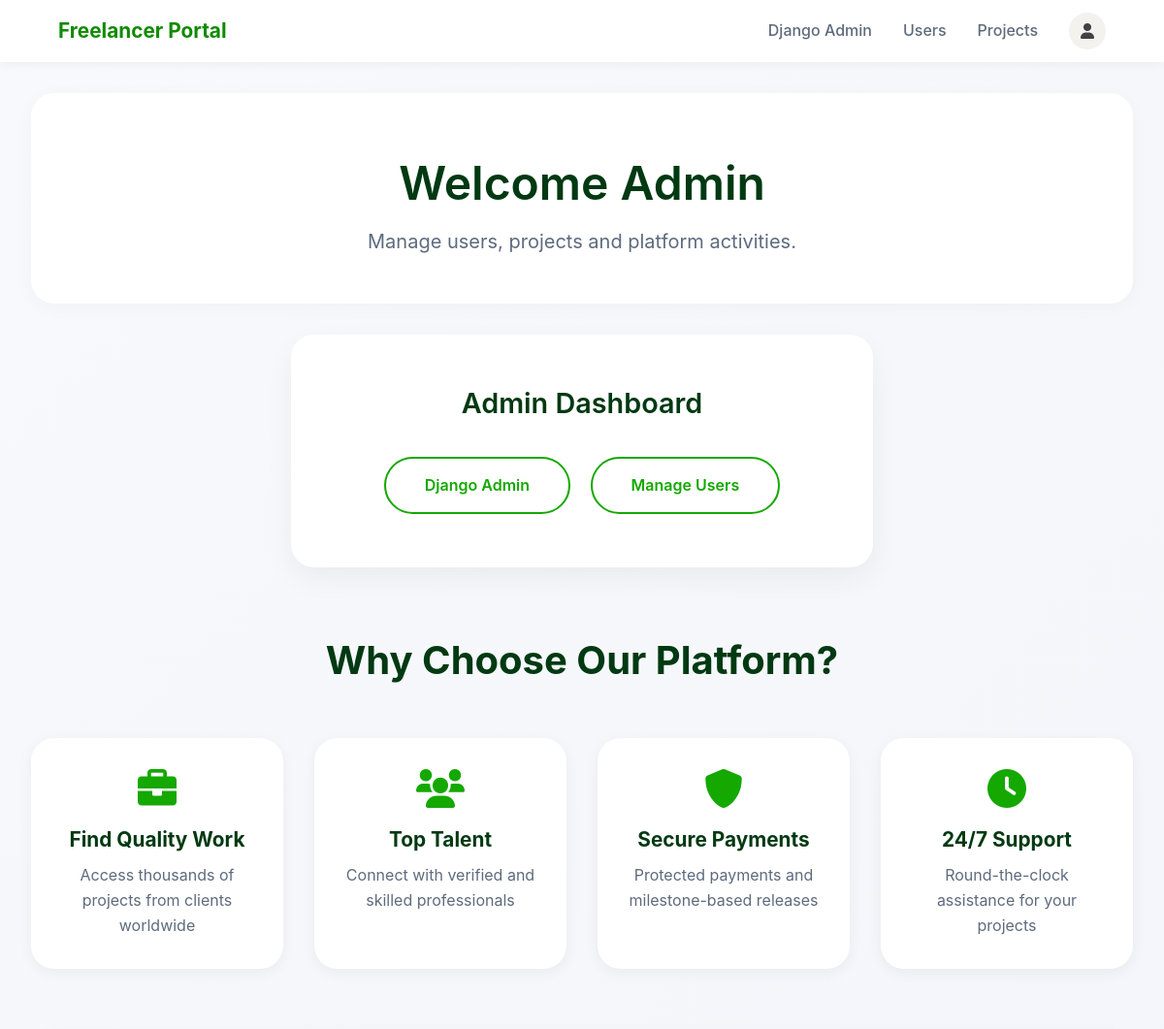
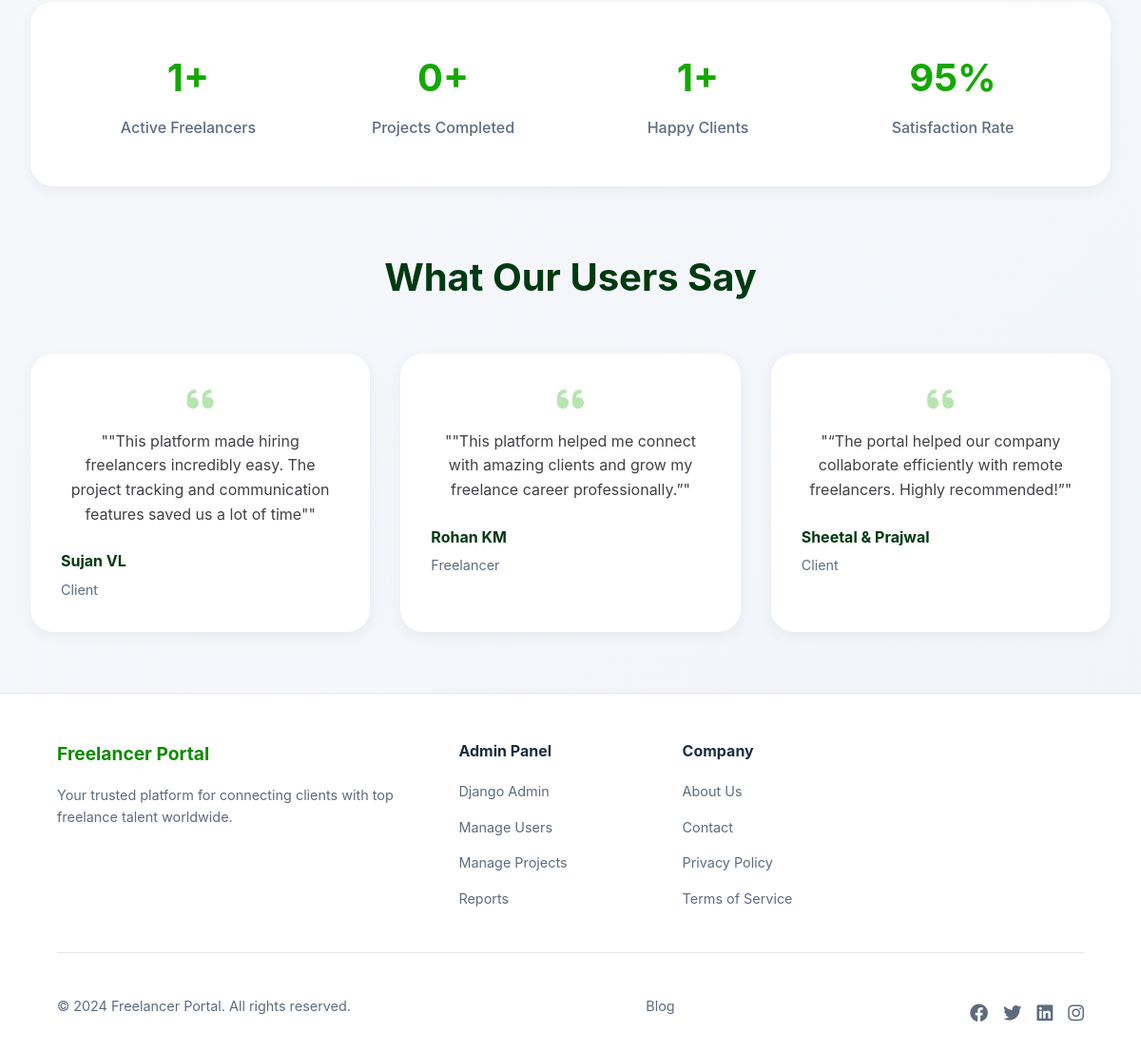
Screenshot of / (signed in) with the database file from the repository (2 pictures, top to bottom).
### accounts/models.py (models this page shows, shortened)
class Testimonial(models.Model):
    ROLE_CHOICES = (
        ("Client", "Client"),
        ("Freelancer", "Freelancer"),
    )
    name = models.CharField(max_length=100)
    role = models.CharField(max_length=20, choices=ROLE_CHOICES)
    message = models.TextField()

### freelancer_portal/views.py (the view)
# urls.py: 2. Add a URL to urlpatterns:  path('', views.home, name='home')
def home(request):
    testimonials = Testimonial.objects.all()
    freelancers_count = User.objects.filter(role="freelancer").count()
    clients_count = User.objects.filter(role="client").count()
    projects_count = Project.objects.count()
    context = {
        "testimonials": testimonials,
        "total_count": freelancers_count,
        "clients_count": clients_count,
        "projects_count": projects_count,
    }
    if request.user.is_authenticated:
        context["role"] = request.user.role
    else:
        context["role"] = "public"
    return render(request, "home/index.html", context)

### templates/home/index.html (shortened to what this page needs)
{% load static %}
<!DOCTYPE html>
<html>
<head>
    <link rel="stylesheet"
    href="https://cdnjs.cloudflare.com/ajax/libs/font-awesome/6.0.0/css/all.min.css">
    <link rel="stylesheet" href="{% static 'home/home.css' %}">
</head>
<body>
{% include 'includes/header.html' %}
<main>
<section class="container">
<div class="hero">
{% if request.user.is_authenticated %}
    {% if request.user.is_superuser %}
        <h1>Welcome Admin</h1>
        <p>Manage users, projects and platform activities.</p>
    {% elif request.user.role == "client" %}
        <h1>Hire Skilled Freelancers</h1>
        <p>Post projects and connect with talented professionals.</p>
    {% elif request.user.role == "freelancer" %}
        <h1>Find Freelance Projects</h1>
        <p>Discover projects and grow your freelance career.</p>
    {% endif %}
{% else %}
    <h1>Welcome to Freelancer Hiring Portal</h1>
    <p>Connect Clients with Skilled Freelancers Easily</p>
{% endif %}
</div>
{% if request.user.is_authenticated %}
    {% if request.user.is_superuser %}
    <div class="dashboard-box">
        <h3>Admin Dashboard</h3>
        <a href="/admin/" class="btn">
            Django Admin
        </a>
        <a href="{% url 'admin_users' %}" class="btn">
            Manage Users
        </a>
    </div>
    {% endif %}
{% else %}
<div class="selection-box">
    <a href="{% url 'select_role' %}" class="btn">
        Join To Become a Freelancer
    </a>
</div>
{% endif %}
<div class="features-section">
<h2>Why Choose Our Platform?</h2>
<div class="features-grid">
<div class="feature-card">
<i class="fas fa-briefcase"></i>
<h3>Find Quality Work</h3>
<p>Access thousands of projects from clients worldwide</p>
</div>
<div class="feature-card">
<i class="fas fa-users"></i>
<h3>Top Talent</h3>
<p>Connect with verified and skilled professionals</p>
</div>
<div class="feature-card">
<i class="fas fa-shield-alt"></i>
<h3>Secure Payments</h3>
<p>Protected payments and milestone-based releases</p>
</div>
<div class="feature-card">
<i class="fas fa-clock"></i>
<h3>24/7 Support</h3>
<p>Round-the-clock assistance for your projects</p>
</div>
</div>
</div>
<div class="stats-section">
  <div class="stat-item">
    <h3>{{ total_count }}+</h3>
    <p>Active Freelancers</p>
  </div>
  <div class="stat-item">
    <h3>{{ projects_count }}+</h3>
    <p>Projects Completed</p>
  </div>
  <div class="stat-item">
    <h3>{{ clients_count }}+</h3>
    <p>Happy Clients</p>
  </div>
  <div class="stat-item">
    <h3>95%</h3>
    <p>Satisfaction Rate</p>
  </div>
</div>
<div class="testimonials-section">
<h2>What Our Users Say</h2>
<div class="testimonials-grid">
    {% for testimonial in testimonials %}
    <div class="testimonial-card">
        <i class="fas fa-quote-left"></i>
        <p>"{{ testimonial.message }}"</p>
        <div class="testimonial-author">
            <strong>{{ testimonial.name }}</strong>
            <span>{{ testimonial.role }}</span>
        </div>
    </div>
    {% endfor %}
</div>
</div>
</section>
</main>
{% include 'includes/footer.html' %}
</body>
</html>

### static/home/home.css (style rules this page uses)
* { margin: 0; padding: 0; box-sizing: border-box; }
body { font-family: -apple-system, BlinkMacSystemFont, 'Segoe UI', Roboto, 'Helvetica Neue', Arial, sans-serif; line-height: 1.6; color: #404145; background: linear-gradient(135deg, #f8f9fc 0%, #f1f4f9 100%); min-height: 100vh; }
main { min-height: calc(100vh - 200px); }
.container { max-width: 1200px; margin: 2rem auto; padding: 0 2rem; }
.hero { text-align: center; padding: 4rem 0 3rem; background: white; border-radius: 24px; margin-bottom: 2rem; box-shadow: 0 4px 20px rgba(0, 0, 0, 0.03); transition: transform 0.3s ease, box-shadow 0.3s ease; }
.hero h1 { font-size: 3rem; font-weight: 600; color: #003912; margin-bottom: 1rem; line-height: 1.2; }
.hero p { font-size: 1.25rem; color: #5e6b7e; max-width: 600px; margin: 0 auto; }
.dashboard-box { background: white; border-radius: 24px; padding: 3rem; text-align: center; box-shadow: 0 12px 30px rgba(0, 0, 0, 0.05); max-width: 600px; margin: 0 auto 3rem; transition: all 0.3s ease; }
.dashboard-box h3 { font-size: 1.8rem; color: #003912; margin-bottom: 2rem; font-weight: 600; }
.btn { display: inline-block; padding: 0.9rem 2.5rem; border-radius: 40px; text-decoration: none; font-weight: 600; font-size: 1rem; transition: all 0.3s ease; margin: 0 0.5rem; border: none; cursor: pointer; position: relative; overflow: hidden; }
.btn::before { content: ''; position: absolute; top: 50%; left: 50%; width: 0; height: 0; border-radius: 50%; background: rgba(255, 255, 255, 0.3); transform: translate(-50%, -50%); transition: width 0.6s, height 0.6s; }
.dashboard-box .btn { background: transparent; color: #14a800; border: 2px solid #14a800; margin: 0 0.5rem; }
.features-section { margin: 4rem 0; text-align: center; }
.features-section h2 { font-size: 2.5rem; color: #003912; margin-bottom: 3rem; }
.features-grid { display: grid; grid-template-columns: repeat(auto-fit, minmax(250px, 1fr)); gap: 2rem; }
.feature-card { background: white; padding: 2rem; border-radius: 24px; box-shadow: 0 4px 15px rgba(0, 0, 0, 0.05); transition: all 0.3s ease; text-align: center; }
.feature-card i { font-size: 2.5rem; color: #14a800; margin-bottom: 1rem; transition: transform 0.3s ease; }
.feature-card h3 { font-size: 1.3rem; margin-bottom: 0.5rem; color: #003912; }
.feature-card p { color: #5e6b7e; }
.stats-section { display: grid; grid-template-columns: repeat(auto-fit, minmax(150px, 1fr)); gap: 2rem; margin: 4rem 0; background: white; padding: 3rem; border-radius: 24px; box-shadow: 0 4px 15px rgba(0, 0, 0, 0.05); }
.stat-item { text-align: center; transition: transform 0.3s ease; }
.stat-item h3 { font-size: 2.5rem; color: #14a800; margin-bottom: 0.5rem; }
.stat-item p { color: #5e6b7e; font-weight: 500; }
.testimonials-section { margin: 4rem 0; text-align: center; }
.testimonials-section h2 { font-size: 2.5rem; color: #003912; margin-bottom: 3rem; }
.testimonials-grid { display: grid; grid-template-columns: repeat(auto-fit, minmax(300px, 1fr)); gap: 2rem; }
.testimonial-card { background: white; padding: 2rem; border-radius: 24px; box-shadow: 0 4px 15px rgba(0, 0, 0, 0.05); transition: all 0.3s ease; position: relative; }
.testimonial-card i { color: #14a800; font-size: 2rem; opacity: 0.3; margin-bottom: 1rem; }
.testimonial-card p { font-size: 1rem; line-height: 1.6; margin-bottom: 1.5rem; color: #404145; }
.testimonial-author { text-align: left; }
.testimonial-author strong { display: block; color: #003912; margin-bottom: 0.25rem; }
.testimonial-author span { color: #5e6b7e; font-size: 0.9rem; }

### rows the page displays
Testimonial: message "\"This platform made hiring freelancers incredibly easy. The project tracking and communication features saved us a lot of time\"", name "Sujan VL", role "Client"
Testimonial: message "\"This platform helped me connect with amazing clients and grow my freelance career professionally.”", name "Rohan KM", role "Freelancer"
Testimonial: message "“The portal helped our company collaborate efficiently with remote freelancers. Highly recommended!”", name "Sheetal & Prajwal", role "Client"

### other values shown
{{ total_count }} "1"
{{ projects_count }} "0"
{{ clients_count }} "1"
